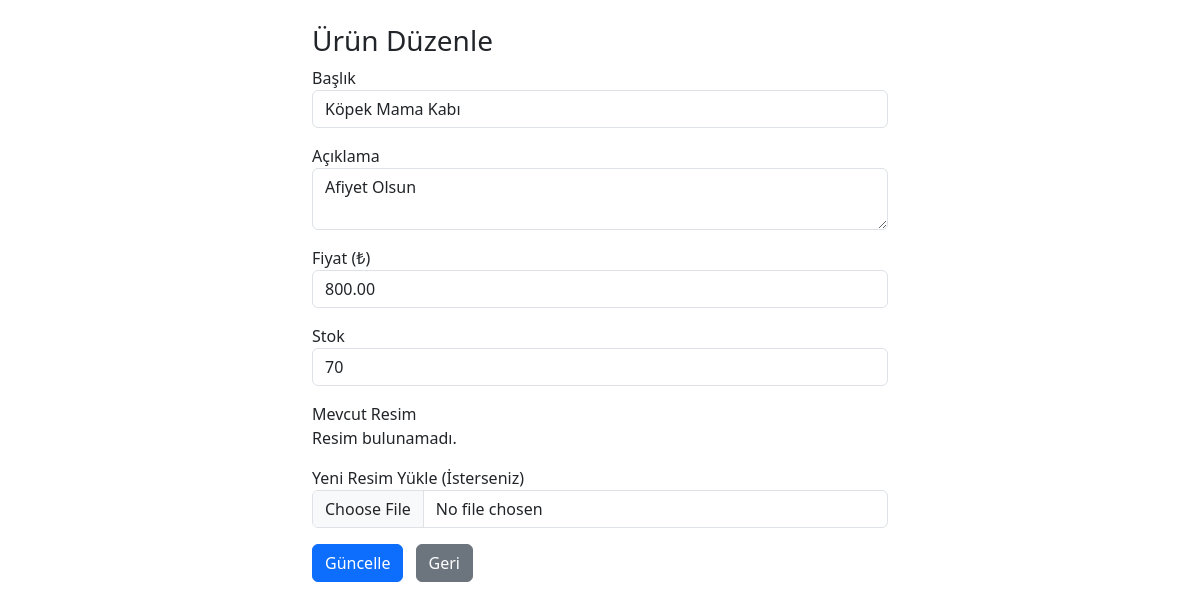
Page /admin/product_edit.php?id=30 (signed in) on the committed database.
### tables this page shows
CREATE TABLE `products` (
  `id` int(11) NOT NULL,
  `title` varchar(150) NOT NULL,
  `description` text DEFAULT NULL,
  `price` decimal(10,2) NOT NULL,
  `created_at` timestamp NOT NULL DEFAULT current_timestamp(),
  `image` varchar(255) DEFAULT NULL,
  `stock` int(11) NOT NULL DEFAULT 0,
  `category_id` int(11) DEFAULT NULL
);

### admin/product_edit.php (the view, shortened to what this page needs)
<?php
require_once "../config.php";
$id = intval($_GET['id'] ?? 0);
$stmt = $conn->prepare("SELECT * FROM products WHERE id = ?");
$stmt->bind_param("i", $id);
$stmt->execute();
$result = $stmt->get_result();
$product = $result->fetch_assoc();
?>
<!DOCTYPE html>
<html lang="tr">
<head>
    <link href="https://cdn.jsdelivr.net/npm/bootstrap@5.3.0/dist/css/bootstrap.min.css" rel="stylesheet" />
</head>
<body>
<div class="container mt-4" style="max-width: 600px;">
    <h3>Ürün Düzenle</h3>
    <form method="POST" action="" enctype="multipart/form-data">
        <div class="mb-3">
            <label>Başlık</label>
            <input type="text" name="title" class="form-control" required value="<?= htmlspecialchars($_POST['title'] ?? $product['title']) ?>" />
        </div>
        <div class="mb-3">
            <label>Açıklama</label>
            <textarea name="description" class="form-control"><?= htmlspecialchars($_POST['description'] ?? $product['description']) ?></textarea>
        </div>
        <div class="mb-3">
            <label>Fiyat (₺)</label>
            <input type="number" step="0.01" name="price" class="form-control" required value="<?= htmlspecialchars($_POST['price'] ?? $product['price']) ?>" />
        </div>
        <div class="mb-3">
            <label>Stok</label>
            <input type="number" name="stock" class="form-control" min="0" required value="<?= htmlspecialchars($_POST['stock'] ?? $product['stock']) ?>" />
        </div>
        <div class="mb-3">
            <label>Mevcut Resim</label><br />
            <?php if (!empty($product['image']) && file_exists("uploads/" . $product['image'])): ?>
                <img src="uploads/<?= htmlspecialchars($product['image']) ?>" alt="Ürün Resmi" style="max-width:200px; max-height:150px; border:1px solid #ccc; padding:5px;">
            <?php else: ?>
                <p>Resim bulunamadı.</p>
            <?php endif; ?>
        </div>
        <div class="mb-3">
            <label>Yeni Resim Yükle (İsterseniz)</label>
            <input type="file" name="image" accept="image/*" class="form-control" />
        </div>
        <button class="btn btn-primary">Güncelle</button>
        <a href="admin_dashboard.php" class="btn btn-secondary ms-2">Geri</a>
    </form>
</div>
</body>
</html>

### rows in the picture
products: title "Köpek Mama Kabı", description "Afiyet Olsun", price "800.00", stock "70"
